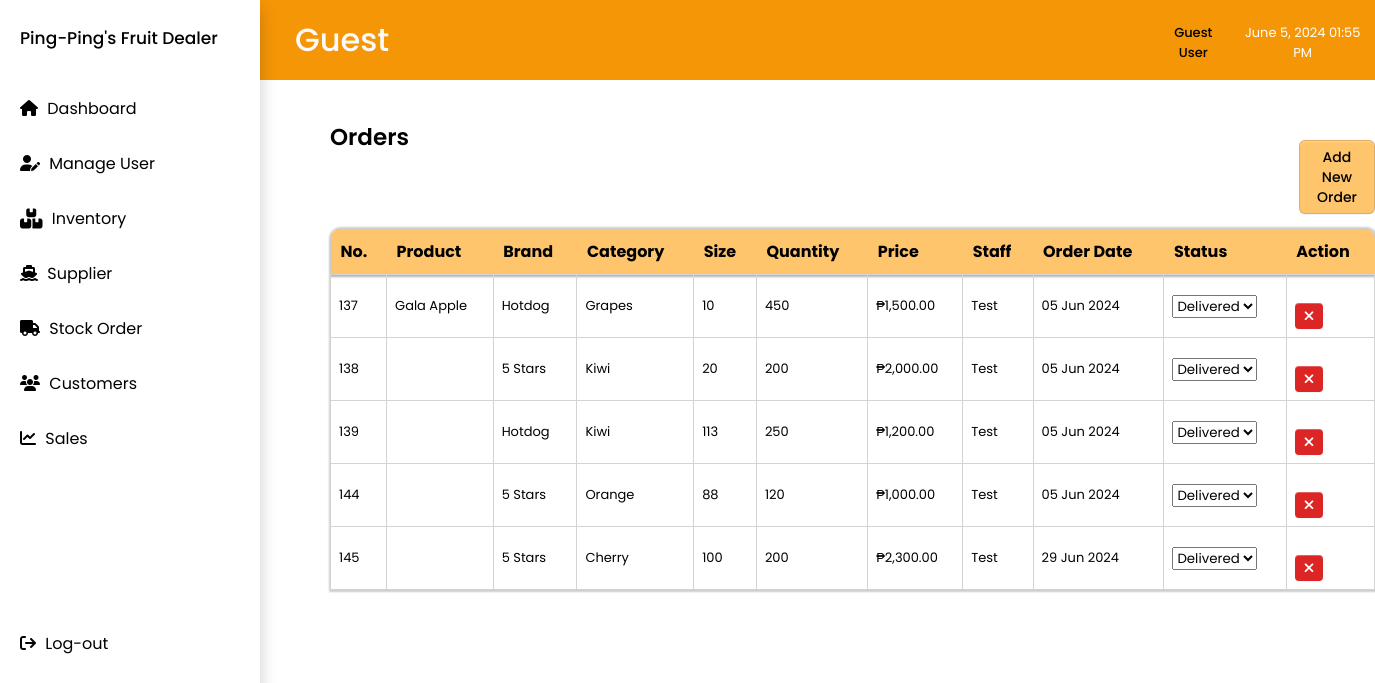
The app's page /order.php with its own data.
### tables this page shows
CREATE TABLE `order` (
  `order_id` int(11) UNSIGNED NOT NULL,
  `product` varchar(50) NOT NULL,
  `brand` varchar(11) NOT NULL,
  `category` varchar(11) NOT NULL,
  `size` tinyint(11) NOT NULL,
  `quantity` int(11) NOT NULL,
  `price` decimal(10,2) NOT NULL,
  `staff` varchar(50) NOT NULL,
  `order_date` date NOT NULL,
  `status` enum('pending','delivered') NOT NULL DEFAULT 'pending'
);

CREATE TABLE `inventory` (
  `inventory_id` int(50) UNSIGNED NOT NULL,
  `product_name` varchar(50) NOT NULL,
  `brand_name` varchar(50) NOT NULL,
  `category` varchar(50) NOT NULL,
  `size` int(50) NOT NULL,
  `order_quantity` int(50) NOT NULL,
  `price` decimal(10,0) NOT NULL,
  `status` varchar(50) DEFAULT NULL
);

CREATE TABLE `suppliers` (
  `sup_id` int(50) UNSIGNED NOT NULL,
  `sup_name` varchar(50) NOT NULL,
  `sup_country` varchar(50) NOT NULL,
  `sup_num` varchar(11) NOT NULL,
  `sup_brand` varchar(50) NOT NULL
);

### order.php (the view, shortened to what this page needs)
<?php
include 'nav.php';
include 'topnav.php';
include 'includes/connection.php';
$sql = "SELECT o.order_id, i.product_name AS product, s.sup_brand AS brand, o.category, o.size, o.quantity, o.price AS price, o.staff, o.order_date, o.status
        FROM `order` o
        LEFT JOIN inventory i ON o.product = i.inventory_id
        LEFT JOIN suppliers s ON o.brand = s.sup_id";
$result = $conn->query($sql);
?>
<!DOCTYPE html>
<html lang="en">
<head>
    <link rel="stylesheet" href="css/main.css">
    <link rel="stylesheet" href="css/order.css">
</head>
<body>
    <div class="group_names">
        <div class="group_content">
            <div class="title_and_button">
                <h2>Orders</h2>
                <button type="button" onclick="location.href='addorder.php'">Add New Order</button>
            </div>
            <table class="group_table">
                <thead>
                    <tr>
                        <th>No.</th>
                        <th>Product</th>
                        <th>Brand</th>
                        <th>Category</th>
                        <th>Size</th>
                        <th>Quantity</th>
                        <th>Price</th>
                        <th>Staff</th>
                        <th>Order Date</th>
                        <th>Status</th>
                        <th>Action</th>
                    </tr>
                </thead>
                <tbody>
                    <?php
                    if ($result->num_rows > 0) {
                        while($row = $result->fetch_assoc()) {
                            $order_id = $row['order_id'];
                            $product = addslashes($row['product']);
                            $brand = addslashes($row['brand']);
                            $category = addslashes($row['category']);
                            $size = addslashes($row['size']);
                            $quantity = $row['quantity'];
                            $status = $row['status'];
                            echo "<tr>";
                            echo "<td>" . $order_id . "</td>";
                            echo "<td>" . $product . "</td>";
                            echo "<td>" . $brand . "</td>";
                            echo "<td>" . $category . "</td>";
                            echo "<td>" . $size . "</td>";
                            echo "<td>" . $quantity . "</td>";
                            echo "<td>₱" . number_format($row["price"], 2) . "</td>";
                            echo "<td>" . $row["staff"] . "</td>";
                            echo "<td>" . date("d M Y", strtotime($row["order_date"])) . "</td>";
                            echo "<td>
        <select onchange=\"updateStatus(" . $order_id . ", this.value, '" . $product . "', '" . $brand . "', '" . $category . "', '" . $size . "', " . $quantity . ", " . $row["price"] . ")\">";
if ($status == 'pending') {
    echo "<option value='pending' selected>Pending</option>";
    echo "<option value='delivered'>Delivered</option>";
} else if ($status == 'delivered') {
    echo "<option value='delivered' selected>Delivered</option>";
}
echo "</select>
      </td>";
                            echo "<td>";
                            echo "<button onclick=\"deleteOrder(" . $order_id . ")\" style=\"margin-right: 0px; padding: 3px 9px; font-weight: bold; border-radius: 4px; background-color: #DC2626; color: #ffffff; border: none;\">
                                        <i class=\"fa-solid fa-xmark\" style=\"color: #ffffff;\"></i>
                                    </button>
                                 </td>";
                            echo "</tr>";
                        }
                    } else {
                        echo "<tr><td colspan='11'>No orders found</td></tr>";
                    }
                    ?>
                </tbody>
            </table>
        </div>
    </div>
</body>
</html>

### css/main.css (style rules this page uses)
* { padding: 0; margin: 0; box-sizing: border-box; font-family: 'Poppins', sans-serif; }

### css/order.css (style rules this page uses)
.group_names { display: flex; flex-direction: row; gap: 30px; }
.group_table { height: 100%; box-shadow: 1px 0 2px 2px rgba(0, 0, 0, 0.2); border-radius: 10px 10px 0 0; overflow: hidden; border-collapse: collapse; }
h2 { font-size: 23px; font-weight: 600; color: #000000; }
td, th .group_table { padding: 8px; text-align: left; }
thead { background-color: #FFC56D; box-shadow: 1px 0 2px 2px rgba(0, 0, 0, 0.3); }
th { color: rgb(0, 0, 0); font-size: 16px; font-weight: 70px; padding: 10px; text-align: left; }
td { color: rgb(0, 0, 0); font-size: 13px; border-collapse: collapse; border: 1px solid lightgray; }
.group_content { flex-direction: column; gap: 15px; display: flex; margin-left: 330px; }
button { margin-top: 20px; background-color: #FFC56D; display: inline-block; appearance: none; border: 1px solid rgba(27, 31, 35, 0.15); border-radius: 6px; box-shadow: rgba(27, 31, 35, 0.04) 0 1px 0, rgba(255, 255, 255, 0.25) 0 1px 0 inset; cursor: pointer; font-size: 14px; font-weight: 500; line-height: 20px; padding: 6px 12px; }
.title_and_button { display: flex; flex-direction: row; gap: 890px; margin-top: 40px; }

### records on screen
order: order_id "137", inventory.product_name "Gala Apple", suppliers.sup_brand "Hotdog", category "Grapes", size "10", quantity "450", price "1,500.00", staff "Test", order_date "05 Jun 2024", status+order_id+category "Delivered"
order: order_id "138", suppliers.sup_brand "5 Stars", category "Kiwi", size "20", quantity "200", price "2,000.00", staff "Test", order_date "05 Jun 2024", status+order_id+category "Delivered"
order: order_id "139", suppliers.sup_brand "Hotdog", category "Kiwi", size "113", quantity "250", price "1,200.00", staff "Test", order_date "05 Jun 2024", status+order_id+category "Delivered"
order: order_id "144", suppliers.sup_brand "5 Stars", category "Orange", size "88", quantity "120", price "1,000.00", staff "Test", order_date "05 Jun 2024", status+order_id+category "Delivered"
order: order_id "145", suppliers.sup_brand "5 Stars", category "Cherry", size "100", quantity "200", price "2,300.00", staff "Test", order_date "29 Jun 2024", status+order_id+category "Delivered"

### other values on screen
$user_role "Guest"
$name "Guest User"
